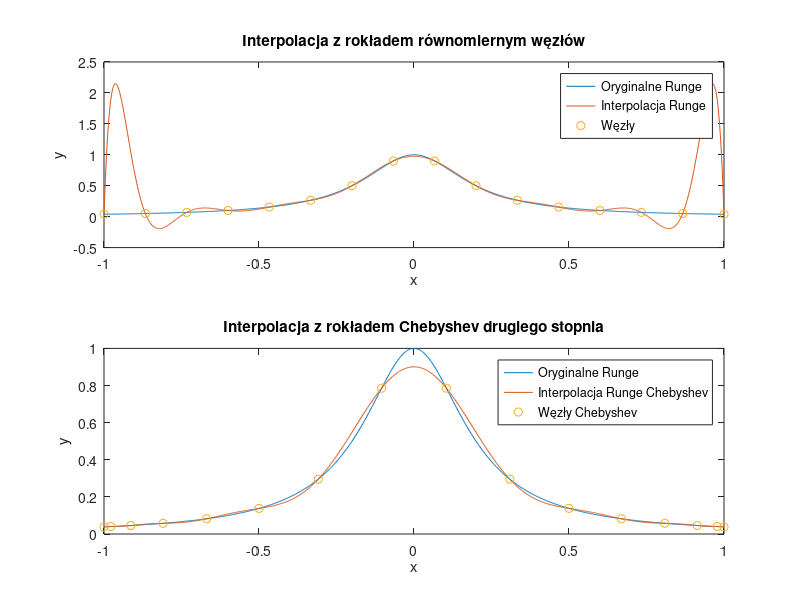

The MATLAB source for this figure:
function [nodes_Chebyshev, V, V2, original_Runge, interpolated_Runge, interpolated_Runge_Chebyshev] = zadanie2()
% nodes_Chebyshev - wektor wierszowy zawierający N=16 węzłów Czebyszewa drugiego rodzaju
% V - macierz Vandermonde obliczona dla 16 węzłów interpolacji rozmieszczonych równomiernie w przedziale [-1,1]
% V2 - macierz Vandermonde obliczona dla węzłów interpolacji zdefiniowanych w wektorze nodes_Chebyshev
% original_Runge - wektor wierszowy zawierający wartości funkcji Runge dla wektora x_fine=linspace(-1, 1, 1000)
% interpolated_Runge - wektor wierszowy wartości funkcji interpolującej określonej dla równomiernie rozmieszczonych węzłów interpolacji
% interpolated_Runge_Chebyshev - wektor wierszowy wartości funkcji interpolującej wyznaczonej
%       przy zastosowaniu 16 węzłów Czebyszewa zawartych w nodes_Chebyshev 
    N = 16;
    x_fine = linspace(-1, 1, 1000);
    nodes_Chebyshev = get_Chebyshev_nodes(N);

    V = vandermonde_matrix(N);
    V2 = vandermonde2_matrix(nodes_Chebyshev);
    x_coarse = linspace(-1,1,N);
    y_coarse = runge(x_coarse)';
    y_coarse_Chebyshev = runge(nodes_Chebyshev)';
    original_Runge = runge(x_fine);
    c_runge = V \ y_coarse;
    interpolated_Runge = polyval(flipud(c_runge), x_fine);
    c_runge_Chebyshev = V2 \ y_coarse_Chebyshev;
    interpolated_Runge_Chebyshev = polyval(flipud(c_runge_Chebyshev), x_fine);
    subplot(2,1,1)
    plot(x_fine, original_Runge,'DisplayName', 'Oryginalne Runge');
    hold on
    plot(x_fine, interpolated_Runge,'DisplayName', 'Interpolacja Runge');
    plot(x_coarse, y_coarse, 'o','DisplayName', 'Węzły');
    title('Interpolacja z rokładem równomiernym węzłów');
    xlabel('x');
    ylabel('y');
    legend('Location', 'Best');
    hold off


    subplot(2,1,2)
    plot(x_fine, original_Runge,'DisplayName', 'Oryginalne Runge');
    hold on
    plot(x_fine, interpolated_Runge_Chebyshev,'DisplayName', 'Interpolacja Runge Chebyshev');
    plot(nodes_Chebyshev, y_coarse_Chebyshev, 'o','DisplayName', 'Węzły Chebyshev');
    title('Interpolacja z rokładem Chebyshev drugiego stopnia');
    xlabel('x');
    ylabel('y');
    legend('Location', 'Best');

    print -dpng zadanie2.png
    hold off

end

function V = vandermonde_matrix(N)
    % Generuje macierz Vandermonde dla N równomiernie rozmieszczonych w przedziale [-1, 1] węzłów interpolacji
    x_coarse = linspace(-1,1,N);
    V = zeros(N, N);
    for i = 1:N
        for j = 1:N
            V(i,j) = x_coarse(i).^(j-1);
        end
    end
end

function V = vandermonde2_matrix(nodes)
    [~,N] = size(nodes);
    V = zeros(N, N);
    for i = 1:N
        for j = 1:N
            V(i,j) = nodes(i).^(j-1);
        end
    end
end

function nodes = get_Chebyshev_nodes(N)
    % oblicza N węzłów Czebyszewa drugiego rodzaju
    nodes = zeros(1,N);
    for i = 1:N
        nodes(i) = cos((i-1)*pi/(N-1));
    end
end

function y = runge(x)
    y = 1 ./ (1 + 25 * (x.^2));
end